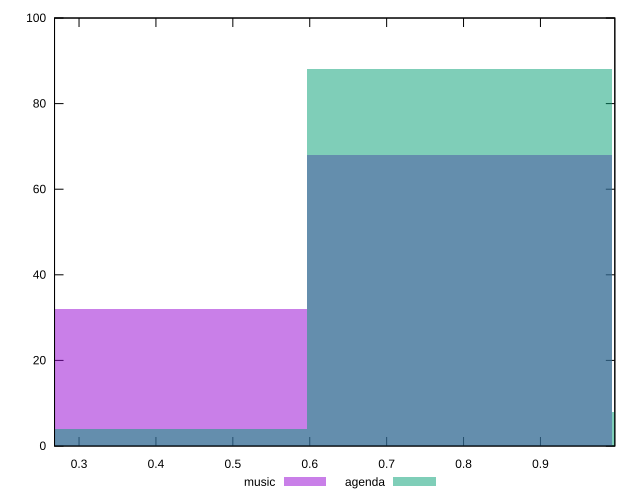

This figure's gnuplot source:
reset

$music <<EOF
0.39747718478928795 32
0.7949543695785759 68
EOF

$agenda <<EOF
0.39747718478928795 4
1.1924315543678639 8
0.7949543695785759 88
EOF

set key outside below
set boxwidth 0.39747718478928795
set xrange [0.26813870495289627:0.996719987500034]
set yrange [0:100]
set trange [0:100]
set style fill transparent solid 0.5 noborder
set terminal svg size 640, 500 enhanced background rgb 'white'
set output "report/report_00029_2021-02-24T13-36-40.390Z/meta/pScore/comparison/histogram/0_vs_1.svg"

plot $music title "music" with boxes, \
     $agenda title "agenda" with boxes

reset
